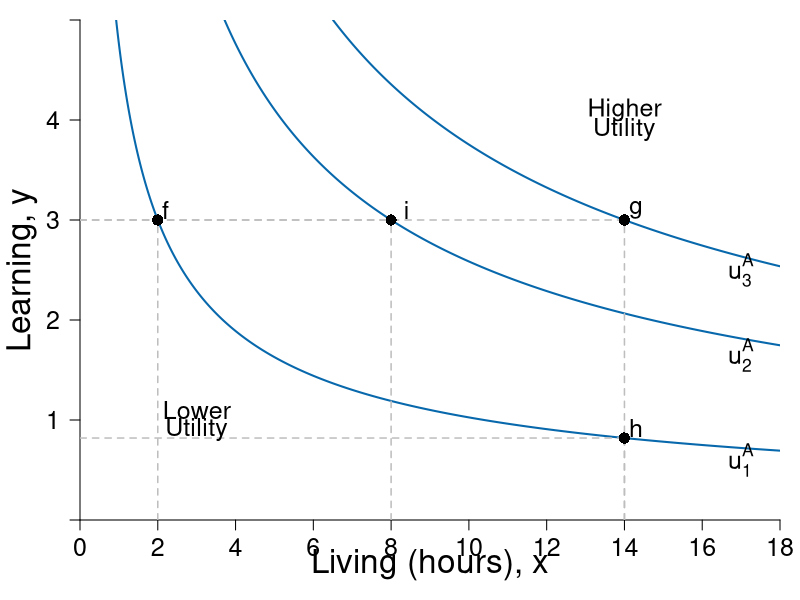

Source code (R):
#Graph Designer: Simon Halliday
#Authors: Bowles, Foley and Halliday
#Title: Microeconomics: Competition, Conflict and Coordination

library(shape)
pdf(file = "constrained_optimization/indiff_living_learning_new.pdf", width = 8, height = 8)

#Set parameters for graphics
pointsize <- 1.8
axislabelsize <- 2
labelsize <- 1.5
namesize <- 1.8
annotatesize <- 1.5
graphlinewidth <- 2
segmentlinewidth <- 1.5

COL <- c("#7fc97f", "#beaed4", "#fdc086", "#ffff99", "#386cb0", "#f0027f", "#bf5b17", "#666666")
COLA <- c("#e0f3db", "#99d8c9","#66c2a4","#41ae76", "#238b45", "#005824")
COLB <- c("#4eb3d3", "#2b8cbe", "#0868ac","#084081")

#Edited the margins to cater for the larger LHS labels
par(mar =  c(4, 4, 1, 1))

ppf <- function(x, slope = 1/64, bary = 4) {
  bary - slope *x^2
}

uFn <- function(x, y, alpha = 0.4){
  (x^alpha)*(y^(1-alpha))
}

indiffA <- function(x, ubar = uFn(8,3), alpha = 0.4) {
  (ubar/ (x^alpha))^(1/ (1 - alpha))
}

ylims <- c(0, 5)
xlims <- c(0, 18)

npts <- 501 
x <- seq(xlims[1], xlims[2], length.out = npts)
y <- seq(ylims[1], ylims[2], length.out = npts) 
a <- c(uFn(2, 3), uFn(8, 3), uFn(14, 3)) #alpha = 0.4

plot(0, 0, xlim = xlims, ylim = ylims, type = "n",
     xlab = expression(paste("")),
     ylab = expression(paste("")), 
     xaxt = "n", 
     yaxt = "n", 
     cex.lab = axislabelsize, 
     bty = "n", 
     xaxs="i", 
     yaxs="i"
)


# ticksy <- seq(from = 0, to = ylims[2], by = 1)
# ylabels <- seq(from = 0, to = ylims[2], by = 1)
ticksx <- seq(from = 0, to = xlims[2], by = 2)
xlabels <- seq(from = 0, to = xlims[2], by = 2)
ticksy <- c(ylims[1], 1, 2, 3, 4, ylims[2])
ylabels <- c(NA, 1, 2, 3, 4, NA)
# ticksx <- c(xlims[1], 5.25, 8.944272, xlims[2])
# xlabels <- c(NA, expression(paste(x,"*")), expression(paste(bar(x))), NA)

axis(1, at = ticksx, pos = 0, labels = xlabels, cex.axis = labelsize)
axis(2, at = ticksy, pos = 0, labels = ylabels, las = 1, cex.axis = labelsize)

npts <- 500 
xx1 <- seq(xlims[1], xlims[2], length.out = npts)
xx2 <- seq(0, xlims[2], length.out = npts)
xx3 <- seq(xlims[1], 0, length.out = npts)
xx4 <- seq(-11, 0, length.out = npts)

#Draw the polygon for shading the feasible set
# xpoly1 <- seq(from = xlims[1], to = 16, length.out = 500)
# ypoly1 <- ppf(xpoly1)
# polygon(x = c(xpoly1, xpoly1[1]), y = c(ypoly1, rev(ypoly1)[1]), col=COLA[1], density=NULL, border = NA)

#Draw the graphs
# lines(xx1, ppf(xx1), col = COLA[5], lwd = graphlinewidth)

#Label the feasible frontier
# text(10.5, 0.53, expression("Feasible Frontier"), cex = labelsize)
# Arrows(12.5, 0.53, 14.5, 0.53, col = "black", lty = 1, lwd = 2, arr.type = "triangle", arr.lwd = 0.5)

contour(x, y, 
        outer(x, y, uFn),
        drawlabels = FALSE,
        col = COLB[3],
        lwd = graphlinewidth,
        levels = a, 
        xaxs="i", 
        yaxs="i", 
        add = TRUE)

#Axis labels
#mtext(expression(paste("Living (hours), ", x)), side = 1, line = 2.5, cex = axislabelsize)
text(0.5*xlims[2], -0.45, expression(paste("Living (hours), ", x)), xpd = TRUE, cex = axislabelsize) 
text(-1.5, 0.5*ylims[2], expression(paste("Learning, ", y)), xpd = TRUE, cex = axislabelsize, srt = 90) 

#Add mrs = mrt at i
#text(8.6, 3.6, expression(paste(mrs(x,y) == mrt(x,y))), cex = labelsize)
#Arrows(8, 3.5, 8, 3.15, col = "black", lty = 1, lwd = 2, arr.type = "triangle", arr.lwd = 0.5)

#Label the indifference curves
text(17, 0.6, expression(u[1]^A), cex = labelsize)
text(17, 1.65, expression(u[2]^A), cex = labelsize)
text(17, 2.5, expression(u[3]^A), cex = labelsize)

#Annotate max u point on feasibility frontier
text(8.4, ppf(8) + 0.1, expression(paste(i)), cex = labelsize)
segments(8, 0, 8, ppf(x = 8), lty = 2, col = "gray", lwd = segmentlinewidth)
segments(0, ppf(x = 8), 8, ppf(x = 8), lty = 2, col = "gray", lwd = segmentlinewidth)


#text(11.118 + 0.2, indiffA(x = 11.118, ubar = uFn(8, 3)+ 1.4) + 0.1, expression(paste(d)), cex = labelsize)
#segments(0, indiffA(x = 11.118, ubar = uFn(8, 3) + 1.4), 11.118, indiffA(x = 11.118, ubar = uFn(8, 3)+1.4), lty = 2, col = "gray", lwd = segmentlinewidth)
#segments(11.118, 0, 11.118, indiffA(x = 11.118, ubar = uFn(8, 3) + 1.4), lty = 2, col = "gray", lwd = segmentlinewidth)
#points(11.118,  indiffA(x = 11.118, ubar = uFn(8, 3) + 1.4), pch = 16, col = "black", cex = 1.5)




text(2 + 0.2, indiffA(x = 2, ubar = uFn(2, 3)) + 0.1, expression(paste(f)), cex = labelsize)
#segments(0, indiffA(x = 2, ubar = uFn(8, 3) - 1.5), 2, indiffA(x = 2, ubar = uFn(8, 3) - 1.5), lty = 2, col = "gray", lwd = segmentlinewidth)
segments(2, 0, 2, indiffA(x = 2, ubar = uFn(2, 3)), lty = 2, col = "gray", lwd = segmentlinewidth)



text(14 + 0.3, indiffA(x = 14, ubar = uFn(2, 3)) + 0.1, expression(paste(h)), cex = labelsize)
segments(0, indiffA(x = 14, ubar = uFn(2, 3)), 14, indiffA(x = 14, ubar = uFn(2, 3)), lty = 2, col = "gray", lwd = segmentlinewidth)
segments(14, 0, 14, indiffA(x = 14, ubar = uFn(2, 3)), lty = 2, col = "gray", lwd = segmentlinewidth)



text(14 + 0.3, indiffA(x = 14, ubar = uFn(14, 3)) + 0.1, expression(paste(g)), cex = labelsize)
segments(0, indiffA(x = 14, ubar = uFn(14, 3)), 14, indiffA(x = 14, ubar = uFn(14, 3)), lty = 2, col = "gray", lwd = segmentlinewidth)
segments(14, 0, 14, indiffA(x = 14, ubar = uFn(14, 3)), lty = 2, col = "gray", lwd = segmentlinewidth)
points(14,  indiffA(x = 14, ubar = uFn(14, 3)), pch = 16, col = "black", cex = 1.5)
points(8, ppf(x = 8), pch = 16, col = "black", cex = 1.5)
points(2,  indiffA(x = 2, ubar = uFn(2, 3)), pch = 16, col = "black", cex = 1.5)
points(14,  indiffA(x = 14, ubar = uFn(2, 3)), pch = 16, col = "black", cex = 1.5)




#text(5.605 + 0.2, indiffA(x = 5.605, ubar = uFn(8, 3)) + 0.1, expression(paste(c)), cex = labelsize)
#segments(0, indiffA(x = 5.605, ubar = uFn(8, 3)), 5.605, indiffA(x = 5.605, ubar = uFn(8, 3)), lty = 2, col = "gray", lwd = segmentlinewidth)
#segments(5.605, 0, 5.605, indiffA(x = 5.605, ubar = uFn(8, 3)), lty = 2, col = "gray", lwd = segmentlinewidth)
#points(5.605,  indiffA(x = 5.605, ubar = uFn(8, 3)), pch = 16, col = "black", cex = 1.5)

text(3, 1.1, expression("Lower"), cex = labelsize)
text(3, 0.9, expression("Utility"), cex = labelsize)

text(14, 4.1, expression("Higher"), cex = labelsize)
text(14, 3.9, expression("Utility"), cex = labelsize)




dev.off()
